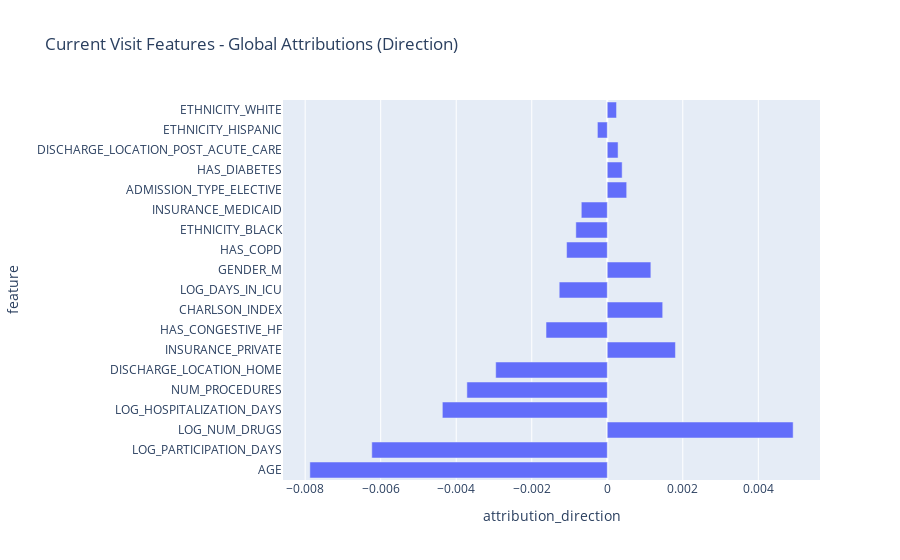

Here is the notebook cell this chart was saved with:
### Code cell
plot_feature_attributions(
    curr_attr_df,
    title="Current Visit Features - Global Attributions (Direction)",
    feature_col="feature",
    attr_col="attribution_direction",
    top_k=None
)

### Figure 1 — Plotly figure (JSON) as saved in the notebook; plotly's stock layout.template omitted (floating-point values rounded to 4 significant figures)
{"data": [{"hovertemplate": "attribution_direction=%{x}<br>feature=%{y}<extra></extra>", "legendgroup": "", "marker": {"color": "#636efa", "pattern": {"shape": ""}}, "name": "", "orientation": "h", "showlegend": false, "textposition": "auto", "type": "bar", "x": [-0.007876, -0.006236, 0.004922, -0.004367, -0.003718, -0.002954, 0.001805, -0.001622, 0.001468, -0.001273, 0.001154, -0.001077, -0.0008322, -0.000688, 0.0005139, 0.0003941, 0.000286, -0.0002612, 0.0002453], "xaxis": "x", "y": ["AGE", "LOG_PARTICIPATION_DAYS", "LOG_NUM_DRUGS", "LOG_HOSPITALIZATION_DAYS", "NUM_PROCEDURES", "DISCHARGE_LOCATION_HOME", "INSURANCE_PRIVATE", "HAS_CONGESTIVE_HF", "CHARLSON_INDEX", "LOG_DAYS_IN_ICU", "GENDER_M", "HAS_COPD", "ETHNICITY_BLACK", "INSURANCE_MEDICAID", "ADMISSION_TYPE_ELECTIVE", "HAS_DIABETES", "DISCHARGE_LOCATION_POST_ACUTE_CARE", "ETHNICITY_HISPANIC", "ETHNICITY_WHITE"], "yaxis": "y"}], "layout": {"barmode": "relative", "legend": {"tracegroupgap": 0}, "title": {"text": "Current Visit Features - Global Attributions (Direction)"}, "xaxis": {"anchor": "y", "domain": [0, 1], "title": {"text": "attribution_direction"}}, "yaxis": {"anchor": "x", "domain": [0, 1], "title": {"text": "feature"}}}}
